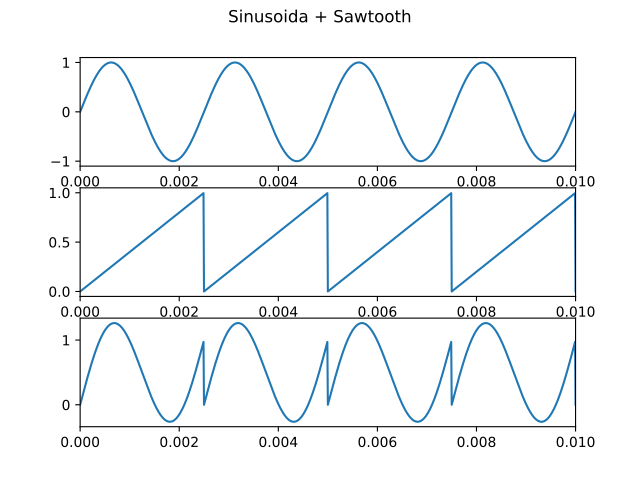

Source code (Python):
import numpy as np
import matplotlib.pyplot as plt
import sounddevice as snd
import scipy

sinus = lambda a, f0, phi, t: a * np.sin(2 * np.pi * f0 * t + phi)
sawtooth = lambda t, f0, mod: np.mod(f0 * t, mod)

f0 = 400
a = 1
N = 100000

def ex4():
    t = np.linspace(start = 0, stop = 1, num = N)
    sin = sinus(a, f0, 0, t)
    saw = sawtooth(t, f0, a)
    sinsaw = sin + saw

    fig, axs = plt.subplots(3)
    fig.suptitle("Sinusoida + Sawtooth")

    axs[0].plot(t, sin)
    axs[1].plot(t, saw)
    axs[2].plot(t, sinsaw)

    for ax in axs:
        ax.set_xlim(0, 1/100)

    plt.savefig("ex4.pdf")
    plt.show()

ex4()
